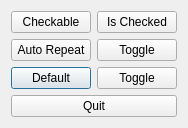
<?xml version="1.0" encoding="UTF-8"?>
<ui version="4.0">
 <class>Dialog</class>
 <widget class="QDialog" name="Dialog">
  <property name="geometry">
   <rect>
    <x>0</x>
    <y>0</y>
    <width>178</width>
    <height>106</height>
   </rect>
  </property>
  <property name="windowTitle">
   <string>Dialog</string>
  </property>
  <layout class="QVBoxLayout" name="verticalLayout">
   <item>
    <layout class="QGridLayout" name="gridLayout">
     <item row="1" column="1">
      <widget class="QPushButton" name="btnToggleAutoRepeat">
       <property name="text">
        <string>Toggle</string>
       </property>
      </widget>
     </item>
     <item row="2" column="1">
      <widget class="QPushButton" name="btnToggleDefault">
       <property name="text">
        <string>Toggle</string>
       </property>
       <property name="autoDefault">
        <bool>true</bool>
       </property>
       <property name="default">
        <bool>false</bool>
       </property>
      </widget>
     </item>
     <item row="2" column="0">
      <widget class="QPushButton" name="btnDefault">
       <property name="text">
        <string>Default</string>
       </property>
       <property name="autoDefault">
        <bool>true</bool>
       </property>
       <property name="default">
        <bool>true</bool>
       </property>
      </widget>
     </item>
     <item row="0" column="1">
      <widget class="QPushButton" name="btnIsChecked">
       <property name="text">
        <string>Is Checked</string>
       </property>
      </widget>
     </item>
     <item row="1" column="0">
      <widget class="QPushButton" name="btnAutoRepeat">
       <property name="text">
        <string>Auto Repeat</string>
       </property>
       <property name="autoRepeat">
        <bool>true</bool>
       </property>
       <property name="autoDefault">
        <bool>true</bool>
       </property>
       <property name="default">
        <bool>false</bool>
       </property>
      </widget>
     </item>
     <item row="0" column="0">
      <widget class="QPushButton" name="btnCheckable">
       <property name="text">
        <string>Checkable</string>
       </property>
       <property name="checkable">
        <bool>true</bool>
       </property>
       <property name="checked">
        <bool>false</bool>
       </property>
      </widget>
     </item>
    </layout>
   </item>
   <item>
    <widget class="QPushButton" name="btnQuit">
     <property name="text">
      <string>Quit</string>
     </property>
    </widget>
   </item>
  </layout>
 </widget>
 <resources/>
 <connections/>
</ui>
